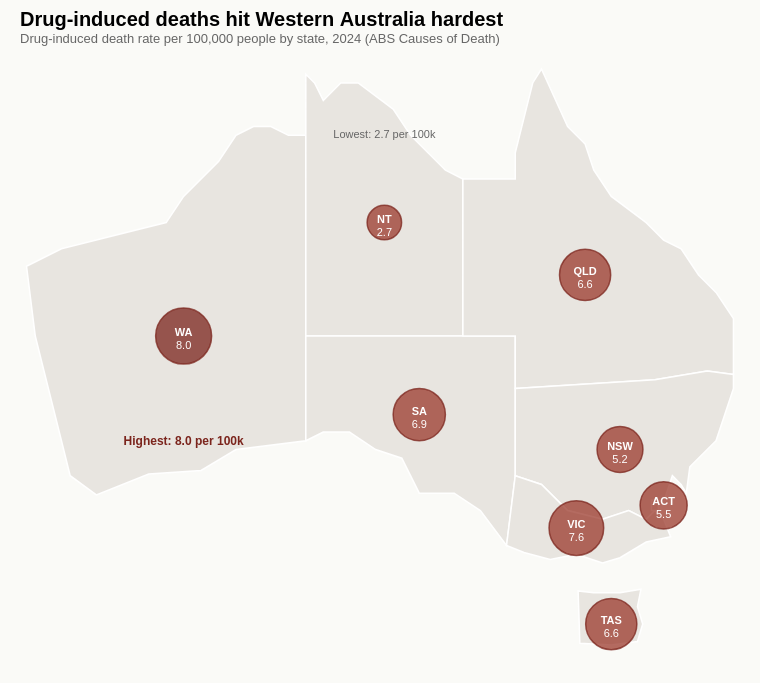

Specify this chart in Vega-Lite:
### Vega-Lite specification from a JSON file in a GitHub repository (floating-point values rounded to 4 significant figures)
{"$schema": "https://vega.github.io/schema/vega-lite/v5.json", "title": {"text": "Drug-induced deaths hit Western Australia hardest", "subtitle": "Drug-induced death rate per 100,000 people by state, 2024 (ABS Causes of Death)", "anchor": "start", "fontSize": 20, "subtitleFontSize": 13, "subtitleColor": "#666", "offset": 20}, "config": {"view": {"stroke": null}, "font": "sans-serif"}, "background": "#FAFAF7", "padding": {"left": 20, "right": 20, "top": 10, "bottom": 30}, "width": 720, "height": 576, "projection": {"type": "identity", "reflectY": true}, "layer": [{"data": {"values": {"type": "FeatureCollection", "features": [{"type": "Feature", "properties": {"STATE_NAME": "Western Australia", "STATE_CODE": "WA"}, "geometry": {"type": "Polygon", "coordinates": [[[113.0, -22.0], [113.5, -26.0], [114.0, -28.0], [115.0, -32.0], [115.5, -34.0], [117.0, -35.1], [120.0, -33.9], [123.0, -33.7], [125.0, -32.5], [129.0, -32.0], [129.0, -25.0], [129.0, -14.5], [128.0, -14.5], [127.0, -14.0], [126.0, -14.0], [125.0, -14.5], [124.0, -16.0], [123.0, -17.0], [122.0, -18.0], [121.0, -19.5], [119.0, -20.0], [117.0, -20.5], [115.0, -21.0], [113.0, -22.0]]]}}, {"type": "Feature", "properties": {"STATE_NAME": "Northern Territory", "STATE_CODE": "NT"}, "geometry": {"type": "Polygon", "coordinates": [[[129.0, -11.0], [129.0, -26.0], [138.0, -26.0], [138.0, -17.0], [137.0, -16.5], [136.0, -15.5], [135.0, -14.5], [134.0, -13.0], [132.0, -11.5], [131.0, -11.5], [130.0, -12.5], [129.5, -11.5], [129.0, -11.0]]]}}, {"type": "Feature", "properties": {"STATE_NAME": "South Australia", "STATE_CODE": "SA"}, "geometry": {"type": "Polygon", "coordinates": [[[129.0, -26.0], [141.0, -26.0], [141.0, -34.0], [140.5, -38.0], [139.0, -36.0], [137.5, -35.0], [136.5, -35.0], [135.5, -35.0], [134.5, -33.0], [133.0, -32.5], [131.5, -31.5], [130.0, -31.5], [129.0, -32.0], [129.0, -26.0]]]}}, {"type": "Feature", "properties": {"STATE_NAME": "Queensland", "STATE_CODE": "QLD"}, "geometry": {"type": "Polygon", "coordinates": [[[138.0, -17.0], [138.0, -26.0], [141.0, -26.0], [141.0, -29.0], [149.0, -28.5], [152.0, -28.0], [153.5, -28.2], [153.5, -25.0], [152.5, -23.5], [151.5, -22.5], [150.5, -21.0], [149.5, -20.5], [148.5, -19.5], [146.5, -18.0], [145.5, -16.5], [145.0, -15.0], [144.0, -14.0], [142.5, -10.7], [142.0, -11.5], [141.5, -13.5], [141.0, -15.5], [141.0, -17.0], [139.5, -17.0], [138.0, -17.0]]]}}, {"type": "Feature", "properties": {"STATE_NAME": "New South Wales", "STATE_CODE": "NSW"}, "geometry": {"type": "Polygon", "coordinates": [[[141.0, -29.0], [141.0, -34.0], [142.5, -34.5], [144.0, -36.0], [146.0, -36.5], [147.5, -36.0], [148.5, -36.5], [149.0, -36.0], [149.5, -35.5], [150.0, -34.0], [150.5, -34.5], [150.8, -35.0], [151.0, -33.5], [152.5, -32.0], [153.5, -29.0], [153.5, -28.2], [152.0, -28.0], [149.0, -28.5], [141.0, -29.0]]]}}, {"type": "Feature", "properties": {"STATE_NAME": "Victoria", "STATE_CODE": "VIC"}, "geometry": {"type": "Polygon", "coordinates": [[[141.0, -34.0], [140.5, -38.0], [141.5, -38.4], [143.0, -38.8], [144.5, -38.5], [146.0, -39.0], [147.0, -38.7], [148.5, -37.8], [149.9, -37.5], [149.5, -36.5], [149.0, -36.0], [148.5, -36.5], [147.5, -36.0], [146.0, -36.5], [144.0, -36.0], [142.5, -34.5], [141.0, -34.0]]]}}, {"type": "Feature", "properties": {"STATE_NAME": "Tasmania", "STATE_CODE": "TAS"}, "geometry": {"type": "Polygon", "coordinates": [[[144.6, -40.6], [144.7, -43.6], [146.5, -43.7], [148.0, -43.5], [148.3, -42.5], [148.0, -41.5], [148.2, -40.5], [147.0, -40.7], [145.5, -40.7], [144.6, -40.6]]]}}, {"type": "Feature", "properties": {"STATE_NAME": "Australian Capital Territory", "STATE_CODE": "ACT"}, "geometry": {"type": "Polygon", "coordinates": [[[148.8, -35.4], [148.8, -36.0], [149.2, -36.0], [149.2, -35.4], [148.8, -35.4]]]}}]}, "format": {"property": "features"}}, "mark": {"type": "geoshape", "fill": "#E8E5E0", "stroke": "white", "strokeWidth": 1.5}}, {"data": {"values": [{"state_code": "WA", "deaths": 239, "rate": 8.0, "lon": 122.0, "lat": -26.0}, {"state_code": "VIC", "deaths": 523, "rate": 7.6, "lon": 144.5, "lat": -37.0}, {"state_code": "SA", "deaths": 132, "rate": 6.9, "lon": 135.5, "lat": -30.5}, {"state_code": "QLD", "deaths": 372, "rate": 6.6, "lon": 145.0, "lat": -22.5}, {"state_code": "TAS", "deaths": 38, "rate": 6.6, "lon": 146.5, "lat": -42.5}, {"state_code": "ACT", "deaths": 26, "rate": 5.5, "lon": 149.5, "lat": -35.7}, {"state_code": "NSW", "deaths": 444, "rate": 5.2, "lon": 147.0, "lat": -32.5}, {"state_code": "NT", "deaths": 7, "rate": 2.7, "lon": 133.5, "lat": -19.5}]}, "mark": {"type": "circle", "opacity": 0.75, "stroke": "#7B241C", "strokeWidth": 1.5}, "encoding": {"longitude": {"field": "lon", "type": "quantitative"}, "latitude": {"field": "lat", "type": "quantitative"}, "size": {"field": "rate", "type": "quantitative", "scale": {"range": [200, 3500], "domain": [0, 9]}, "legend": null}, "color": {"condition": [{"test": "datum.state_code == 'WA'", "value": "#7B241C"}], "value": "#9B3A2C"}}}, {"data": {"values": [{"state_code": "WA", "deaths": 239, "rate": 8.0, "lon": 122.0, "lat": -26.0}, {"state_code": "VIC", "deaths": 523, "rate": 7.6, "lon": 144.5, "lat": -37.0}, {"state_code": "SA", "deaths": 132, "rate": 6.9, "lon": 135.5, "lat": -30.5}, {"state_code": "QLD", "deaths": 372, "rate": 6.6, "lon": 145.0, "lat": -22.5}, {"state_code": "TAS", "deaths": 38, "rate": 6.6, "lon": 146.5, "lat": -42.5}, {"state_code": "ACT", "deaths": 26, "rate": 5.5, "lon": 149.5, "lat": -35.7}, {"state_code": "NSW", "deaths": 444, "rate": 5.2, "lon": 147.0, "lat": -32.5}, {"state_code": "NT", "deaths": 7, "rate": 2.7, "lon": 133.5, "lat": -19.5}]}, "mark": {"type": "text", "fontSize": 11, "fontWeight": 600, "color": "white", "dy": -3}, "encoding": {"longitude": {"field": "lon", "type": "quantitative"}, "latitude": {"field": "lat", "type": "quantitative"}, "text": {"field": "state_code"}}}, {"data": {"values": [{"state_code": "WA", "deaths": 239, "rate": 8.0, "lon": 122.0, "lat": -26.0}, {"state_code": "VIC", "deaths": 523, "rate": 7.6, "lon": 144.5, "lat": -37.0}, {"state_code": "SA", "deaths": 132, "rate": 6.9, "lon": 135.5, "lat": -30.5}, {"state_code": "QLD", "deaths": 372, "rate": 6.6, "lon": 145.0, "lat": -22.5}, {"state_code": "TAS", "deaths": 38, "rate": 6.6, "lon": 146.5, "lat": -42.5}, {"state_code": "ACT", "deaths": 26, "rate": 5.5, "lon": 149.5, "lat": -35.7}, {"state_code": "NSW", "deaths": 444, "rate": 5.2, "lon": 147.0, "lat": -32.5}, {"state_code": "NT", "deaths": 7, "rate": 2.7, "lon": 133.5, "lat": -19.5}]}, "mark": {"type": "text", "fontSize": 11, "fontWeight": 500, "color": "white", "dy": 10}, "encoding": {"longitude": {"field": "lon", "type": "quantitative"}, "latitude": {"field": "lat", "type": "quantitative"}, "text": {"field": "rate", "format": ".1f"}}}, {"data": {"values": [{"lon": 122.0, "lat": -32.0, "text": "Highest: 8.0 per 100k"}]}, "mark": {"type": "text", "fontSize": 12, "fontWeight": 600, "color": "#7B241C", "align": "center"}, "encoding": {"longitude": {"field": "lon", "type": "quantitative"}, "latitude": {"field": "lat", "type": "quantitative"}, "text": {"field": "text"}}}, {"data": {"values": [{"lon": 133.5, "lat": -14.5, "text": "Lowest: 2.7 per 100k"}]}, "mark": {"type": "text", "fontSize": 11, "color": "#666", "align": "center"}, "encoding": {"longitude": {"field": "lon", "type": "quantitative"}, "latitude": {"field": "lat", "type": "quantitative"}, "text": {"field": "text"}}}]}
